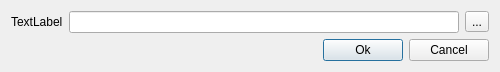
<?xml version="1.0" encoding="UTF-8"?>
<ui version="4.0">
 <class>Dialog</class>
 <widget class="QDialog" name="Dialog">
  <property name="geometry">
   <rect>
    <x>0</x>
    <y>0</y>
    <width>500</width>
    <height>69</height>
   </rect>
  </property>
  <property name="windowTitle">
   <string>Dialog</string>
  </property>
  <property name="modal">
   <bool>true</bool>
  </property>
  <layout class="QVBoxLayout" name="verticalLayout">
   <item>
    <layout class="QHBoxLayout" name="horizontalLayout_2">
     <item>
      <widget class="QLabel" name="label">
       <property name="text">
        <string>TextLabel</string>
       </property>
      </widget>
     </item>
     <item>
      <widget class="QLineEdit" name="inputBox"/>
     </item>
     <item>
      <widget class="QToolButton" name="browseButton">
       <property name="text">
        <string>...</string>
       </property>
      </widget>
     </item>
    </layout>
   </item>
   <item>
    <layout class="QHBoxLayout" name="horizontalLayout">
     <item>
      <spacer name="horizontalSpacer">
       <property name="orientation">
        <enum>Qt::Horizontal</enum>
       </property>
       <property name="sizeHint" stdset="0">
        <size>
         <width>40</width>
         <height>20</height>
        </size>
       </property>
      </spacer>
     </item>
     <item>
      <widget class="QPushButton" name="okButton">
       <property name="minimumSize">
        <size>
         <width>75</width>
         <height>0</height>
        </size>
       </property>
       <property name="text">
        <string>Ok</string>
       </property>
      </widget>
     </item>
     <item>
      <widget class="QPushButton" name="cancelButton">
       <property name="minimumSize">
        <size>
         <width>75</width>
         <height>0</height>
        </size>
       </property>
       <property name="text">
        <string>Cancel</string>
       </property>
      </widget>
     </item>
    </layout>
   </item>
  </layout>
 </widget>
 <resources/>
 <connections/>
</ui>
